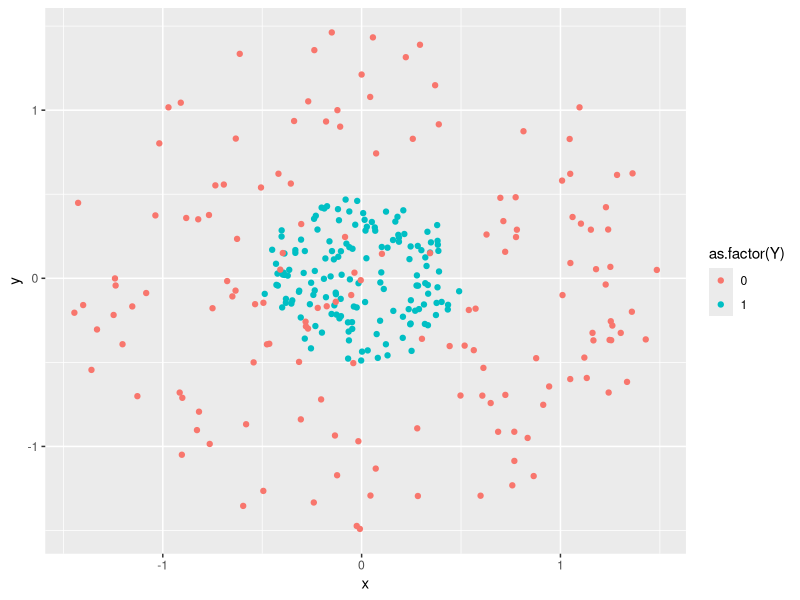
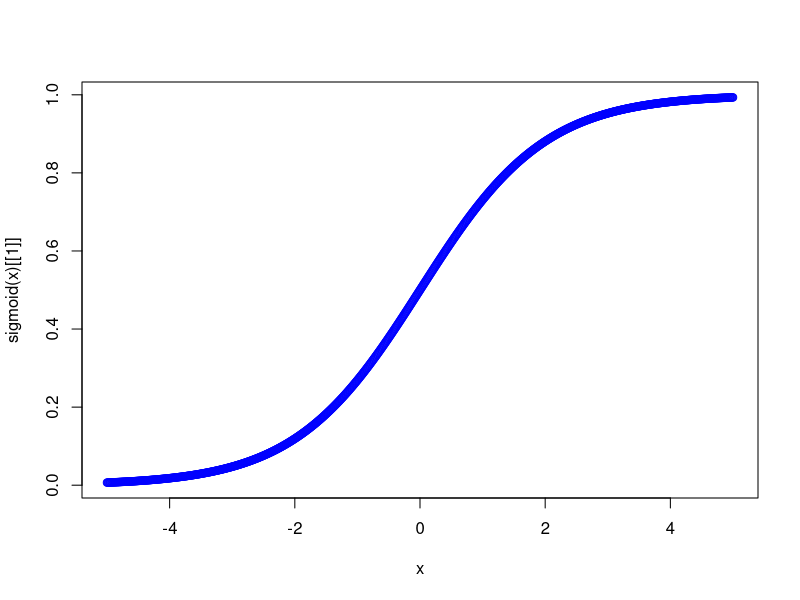
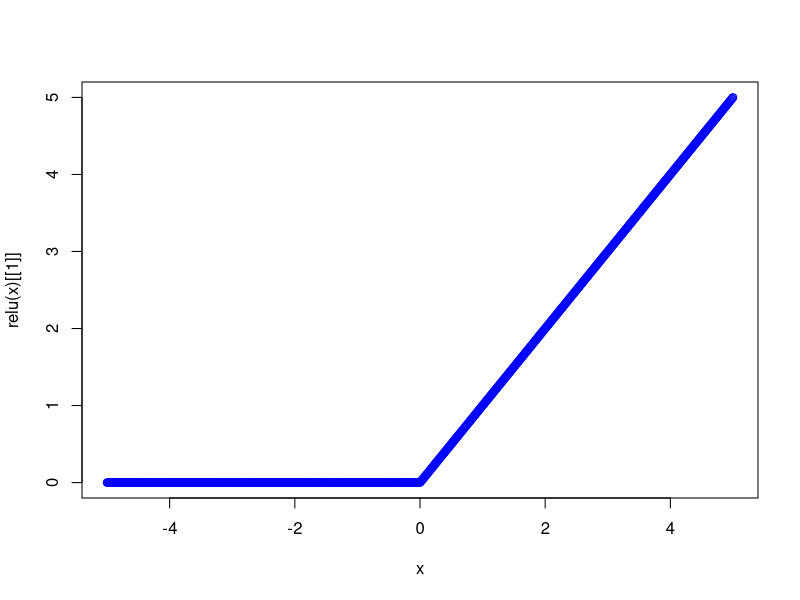

Recreate these plots in R, in order. (Note: this script raises an error after producing the figures.)
# Problema de clasificacion

circulo <- function(x, R, centroX=0, centroY=0){
  r = R * sqrt(runif(x))
  theta = runif(x) * 2 * pi
  x = centroX + r * cos(theta)
  y = centroY + r * sin(theta)
  
  z = data.frame(x = x, y = y)
  return(z)
}

datos1 <- circulo(150,0.5)
datos2 <- circulo(150,1.5)

datos1$Y <- 1
datos2$Y <- 0
datos <- rbind(datos1,datos2)

rm(datos1,datos2, circulo)

library(ggplot2)
ggplot(datos,aes(x,y, col = as.factor(Y))) + geom_point()

X <- as.matrix(datos[,1:2])
Y <- as.matrix(datos[,3])

rm(datos)

# Red neuronal

neurona <- setRefClass(
  "neurona",
  fields = list(
    fun_act = "list",
    numero_conexiones = "numeric",
    numero_neuronas = "numeric",
    W = "matrix",
    b = "numeric"
  ),
  methods = list(
    initialize = function(fun_act, numero_conexiones, numero_neuronas)
    {
      fun_act <<- fun_act
      numero_conexiones <<- numero_conexiones
      numero_neuronas <<- numero_neuronas
      W <<- matrix(runif(numero_conexiones*numero_neuronas),
                   nrow = numero_conexiones)
      b <<- runif(numero_neuronas)
    }
  )
)

# Funcion sigmoide

sigmoid = function(x) {
  y = list() 
  y[[1]] <- 1 / (1 + exp(-x))
  y[[2]] <- x * (1 - x)
  return(y)
}

x <- seq(-5, 5, 0.01)
plot(x, sigmoid(x)[[1]], col='blue')

# Funcion relu

relu <- function(x){
  y <- list()
  y[[1]] <- ifelse(x<0,0,x)
  y[[2]] <- ifelse(x<0,0,1)
  return(y)
}

plot(x, relu(x)[[1]], col='blue')

# Capas de red

n = ncol(X) #Núm de neuronas en la primera capa
capas = c(n, 4, 8, 1) # Número de neuronas en cada capa.
funciones = list(sigmoid, relu, sigmoid) # Función de activación en cada capa

red <- list()

for (i in 1:(length(capas)-1)){
  red[[i]] <- neurona$new(funciones[i],capas[i], capas[i+1])
}

red

# Entrenamiento

entrenar <- function(red, X,Y, coste){
  
  out = list()
  out[[1]] <- append(list(matrix(0,ncol=2,nrow=1)), list(X))
  
  for(i in c(1:(length(red)))){
    z = list((out[[length(out)]][[2]] %*% red[[i]]$W + red[[i]]$b))
    a = list(red[[i]]$fun_act[[1]](z[[1]])[[1]])
    out[[i+1]] <- append(z,a)
  }
  return(out)
}

forward <- entrenar(red, X,Y, coste)
head(forward[[4]][[2]])

# Funcion de coste

coste <- function(Yp,Yr){
  y <- list()
  y[[1]] <- mean((Yp-Yr)^2)
  y[[2]] <- (Yp-Yr)
  return(y)
}

# Back Propagation

delta <- list() 

for (i in rev(1:length(red))){
  z = out[[i+1]][[1]]
  a = out[[i+1]][[2]]
  
  if(i == length(red)){
    delta[[1]] <- coste(a,Y)[[2]] * red[[i]]$fun_act[[1]](a)[[2]]
  } else{
    delta <- list(delta[[1]] %*% t(red[[i]]$W) * red[[i]]$fun_act[[1]](a)[[2]],delta)
  }
}

backprop <- function(out, red, lr = 0.05){
  
  delta <- list() 
  
  for (i in rev(1:length(red))){
    z = out[[i+1]][[1]]
    a = out[[i+1]][[2]]
    
    if(i == length(red)){
      delta[[1]] <- coste(a,Y)[[2]] * red[[i]]$fun_act[[1]](a)[[2]]
    } else{
      delta <- list(delta[[1]] %*% W_temp * red[[i]]$fun_act[[1]](a)[[2]],delta)
    }
    
    W_temp = t(red[[i]]$W)
    
    red[[i]]$b <- red[[i]]$b - mean(delta[[1]]) * lr
    red[[i]]$W <- red[[i]]$W - t(out[[i]][[2]]) %*% delta[[1]] * lr
  }
  x = list()
  x[[1]] <- red
  x[[2]] <- out[[length(out)]][[1]]
  return(x)
  
}
